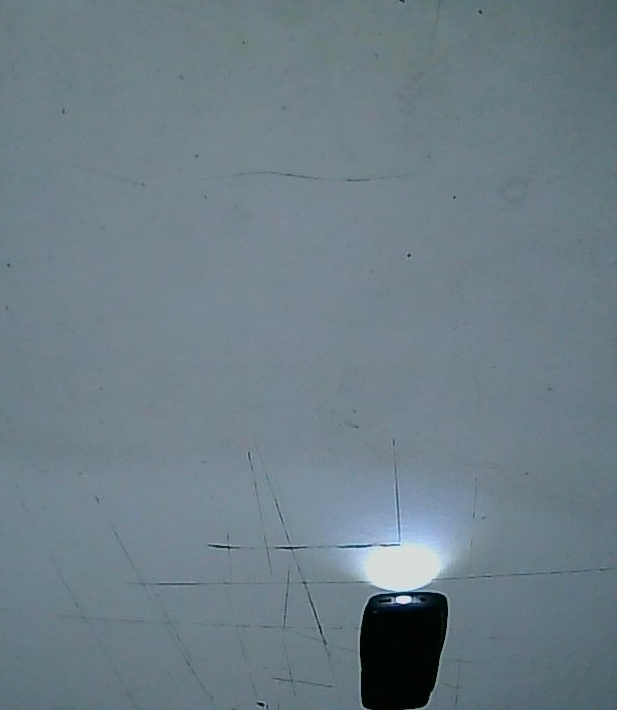
#> input picture testImages/tb1.jpg, 617 x 710 px
$ jupyter execute --allow-errors colorTracker.ipynb
#> lines starting #> are read from the running program, lines starting #| are printed output that depends on the picture; after the words box and inside, x2 and y2 are one past the last pixel; in counts of white or black regions, pixels touching at a corner belong together
[cell 1]
import numpy as np
import cv2

[cell 2]
# define the list of boundaries
boundaries = [
    ([122, 822, 102], [245,237, 211]),# light On
]

([17, 15, 100], [50, 56, 200])
Here, we are saying that all pixels in our image that have a R >= 100, B >= 15, and G >= 17 along with R <= 200, B <= 56, and G <= 50 will be considered red.

#> (a cell that did not finish here is left out)

[cell 4]
## Trackbar
def nothing(x):
    pass

cv2.namedWindow('image')

img = np.zeros((300,512,3), np.uint8)

# create trackbars for color change
cv2.createTrackbar('R','image',0,255,nothing)
#> slider 'R' is set to 85
cv2.createTrackbar('G','image',0,255,nothing)
#> slider 'G' is set to 85
cv2.createTrackbar('B','image',0,255,nothing)
#> slider 'B' is set to 85
#> (key q is pressed here)
#> (key q is pressed here)

# create switch for ON/OFF functionality
# switch = '0 : OFF \n1 : ON'
# cv2.createTrackbar(switch, 'image',0,1,nothing)

#> (the rest of this cell did not finish here and is left out)

# <center> Tracker

[cell 5]
def empty(a):
    pass

cv2.namedWindow("Track_bar")
cv2.resizeWindow("Track_bar", 640, 240)
cv2.createTrackbar("HUE_MIN", "Track_bar", 0, 179, empty)
#> slider 'HUE_MIN' is set to 35
cv2.createTrackbar("SAT_MIN", "Track_bar", 0, 255, empty)
#> slider 'SAT_MIN' is set to 51
cv2.createTrackbar("VAL_MIN", "Track_bar", 0, 255, empty)
#> slider 'VAL_MIN' is set to 51

cv2.createTrackbar("HUE_MAX", "Track_bar", 179, 179, empty)
cv2.createTrackbar("SAT_MAX", "Track_bar", 255, 255, empty)
cv2.createTrackbar("VAL_MAX", "Track_bar", 255, 255, empty)


img = cv2.imread(r'testImages/tb1.jpg')
#> img is the input picture: shape (710, 617, 3); mean B, G, R 134.7, 126, 110.2
imgHSV = cv2.cvtColor(img, cv2.COLOR_BGR2HSV)
#> imgHSV: shape (710, 617, 3); mean H, S, V 100.1, 49.7, 134.7
while True:
    # success, img = cam.read()

    # time.sleep(.07)
    hue_min = cv2.getTrackbarPos("HUE_MIN", "Track_bar")
    val_min = cv2.getTrackbarPos("VAL_MIN", "Track_bar")
    sat_min = cv2.getTrackbarPos("SAT_MIN", "Track_bar")
    hue_max = cv2.getTrackbarPos("HUE_MAX", "Track_bar")
    sat_max = cv2.getTrackbarPos("SAT_MAX", "Track_bar")
    val_max = cv2.getTrackbarPos("VAL_MAX", "Track_bar")
    print(hue_min, hue_max, sat_min, sat_max,val_min, val_max)

    lower = np.array([hue_min, sat_min, val_min])
    upper = np.array([hue_max, sat_max, val_max])

    mask = cv2.inRange(imgHSV, lower, upper)
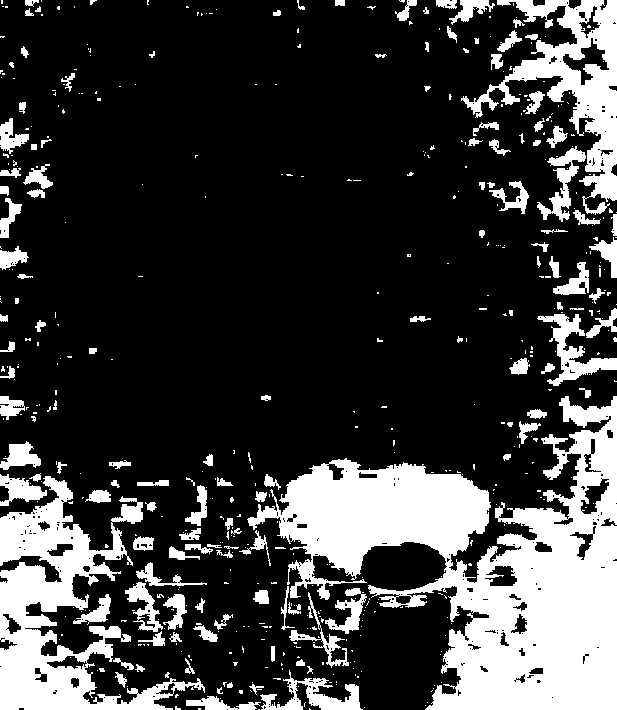
#> mask: shape (710, 617); 23.6% white; 534 white regions (398 under 20 px), largest, box (x1, y1, x2, y2) and area: (247, 396, 617, 710) 51188, (0, 476, 205, 710) 17285, (461, 0, 617, 215) 9842
    imgRes = cv2.bitwise_and(img, img, mask=mask)
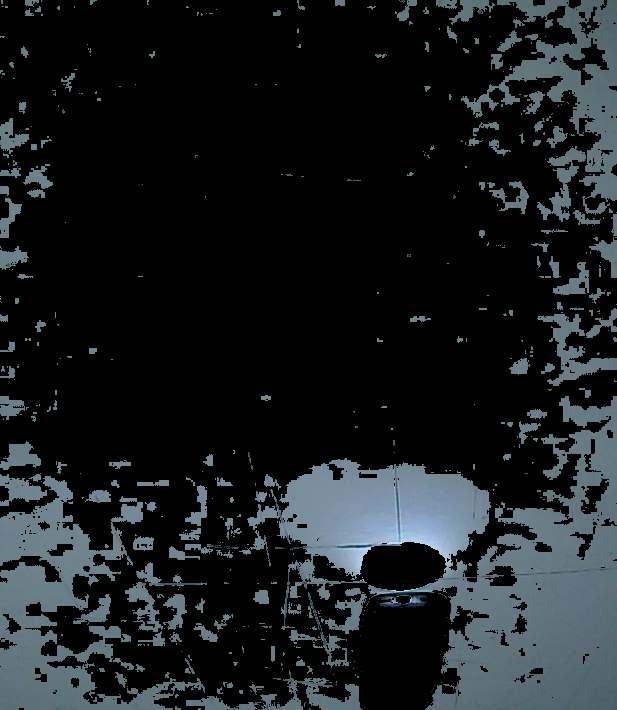
#> imgRes: shape (710, 617, 3); mean B, G, R 31.7, 29.2, 24.6
    cv2.imshow("mask", mask)
    cv2.imshow("bitImg", imgRes)

    if cv2.waitKey(1) & 0xFF == ord("q"):
#> (key q is pressed here)
        break

cv2.destroyAllWindows()

$ run again, with testImages/tb10.jpg copied over testImages/tb1.jpg
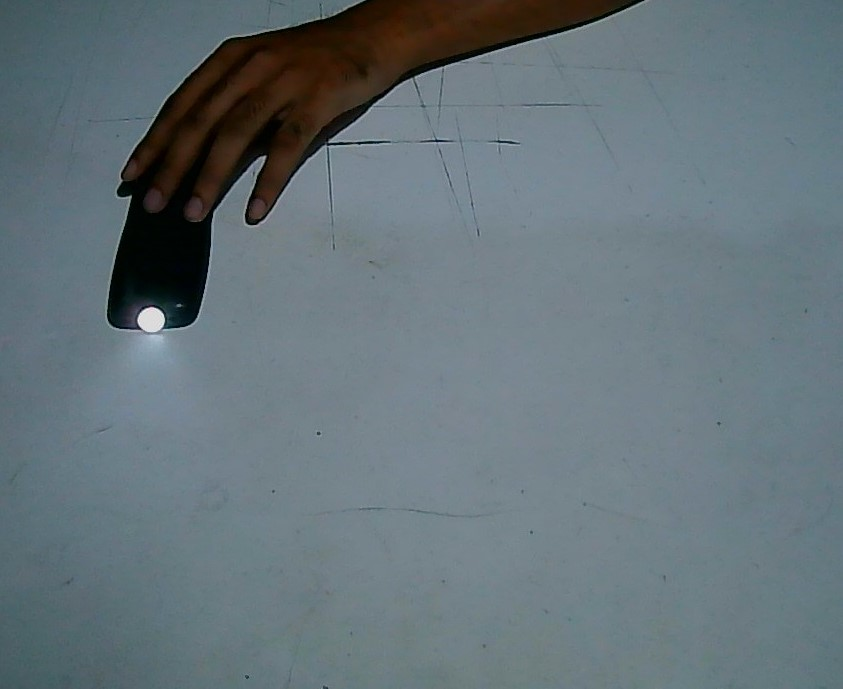
#> input picture testImages/tb10.jpg, 843 x 689 px
#> img is the input picture: shape (689, 843, 3); mean B, G, R 120.9, 114.7, 101.2
#> imgHSV: shape (689, 843, 3); mean H, S, V 93.5, 61.5, 123.3
#> `mask = cv2.inRange(imgHSV, lower, upper)`:
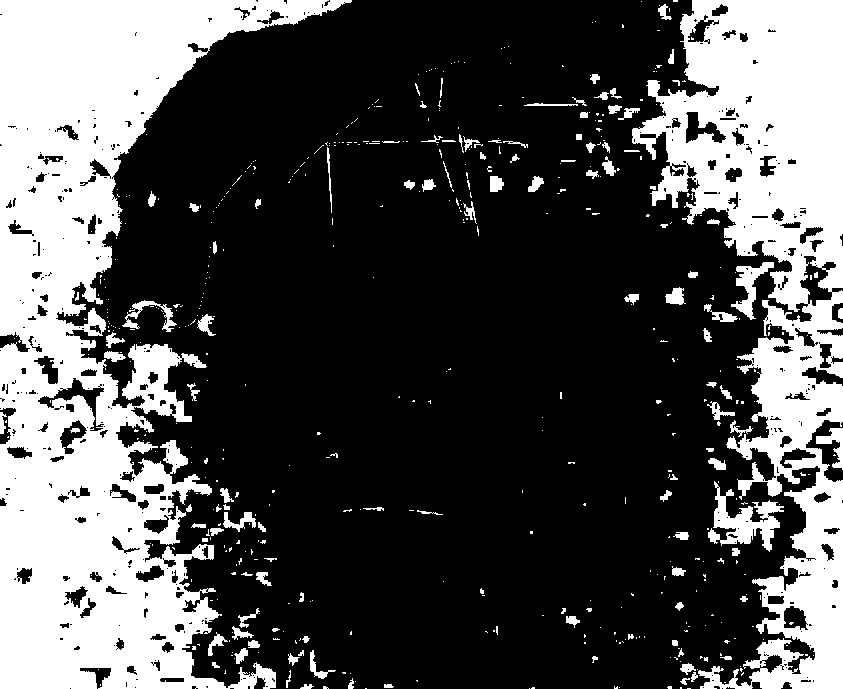
#> mask: shape (689, 843); 31.1% white; 542 white regions (425 under 20 px), largest, box (x1, y1, x2, y2) and area: (0, 0, 352, 689) 103837, (632, 0, 843, 689) 63559, (708, 481, 784, 552) 2071
#> `imgRes = cv2.bitwise_and(img, img, mask=mask)`:
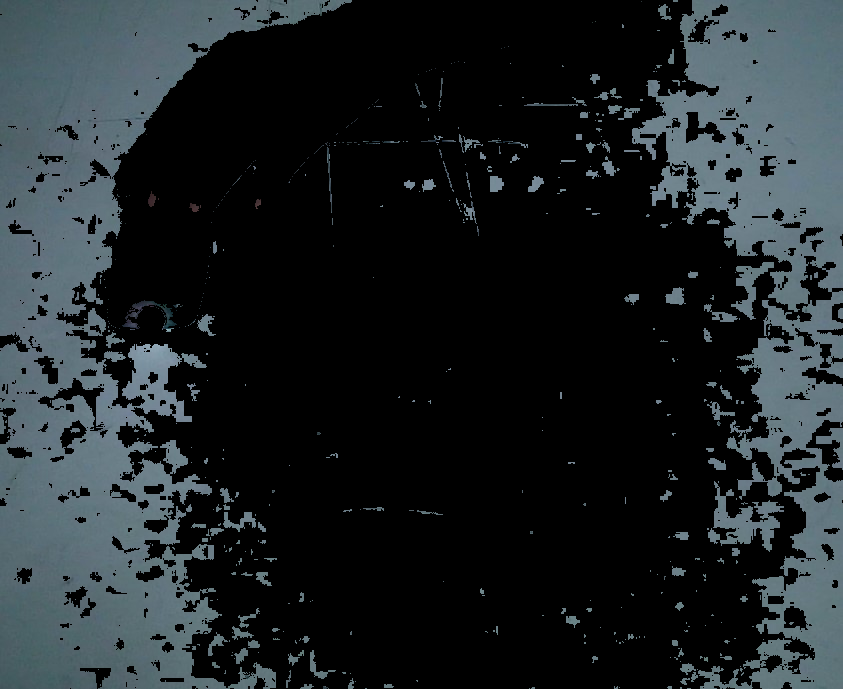
#> imgRes: shape (689, 843, 3); mean B, G, R 38.5, 35.8, 29.8

$ run again, with testImages/tb11.jpg copied over testImages/tb1.jpg
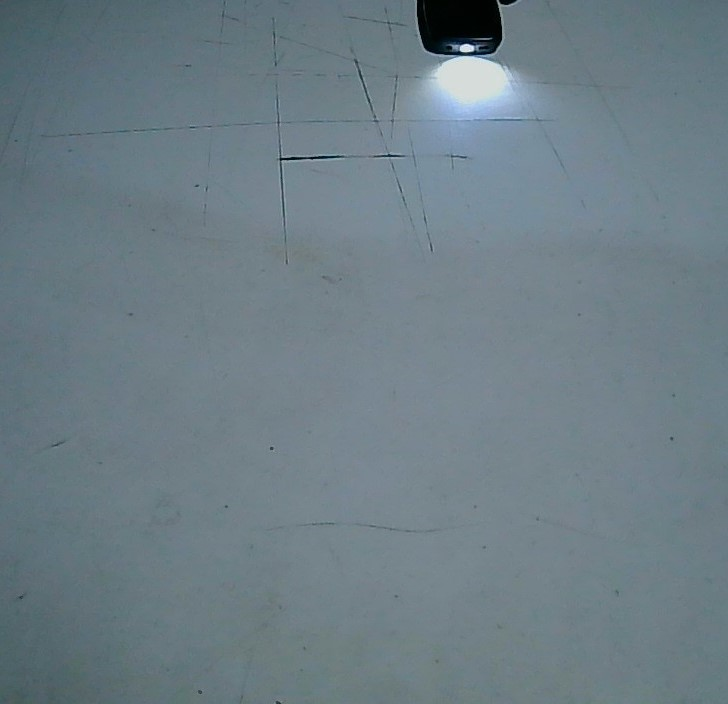
#> input picture testImages/tb11.jpg, 728 x 704 px
#> img is the input picture: shape (704, 728, 3); mean B, G, R 133.6, 125.3, 109
#> imgHSV: shape (704, 728, 3); mean H, S, V 99.8, 48.6, 133.7
#> `mask = cv2.inRange(imgHSV, lower, upper)`:
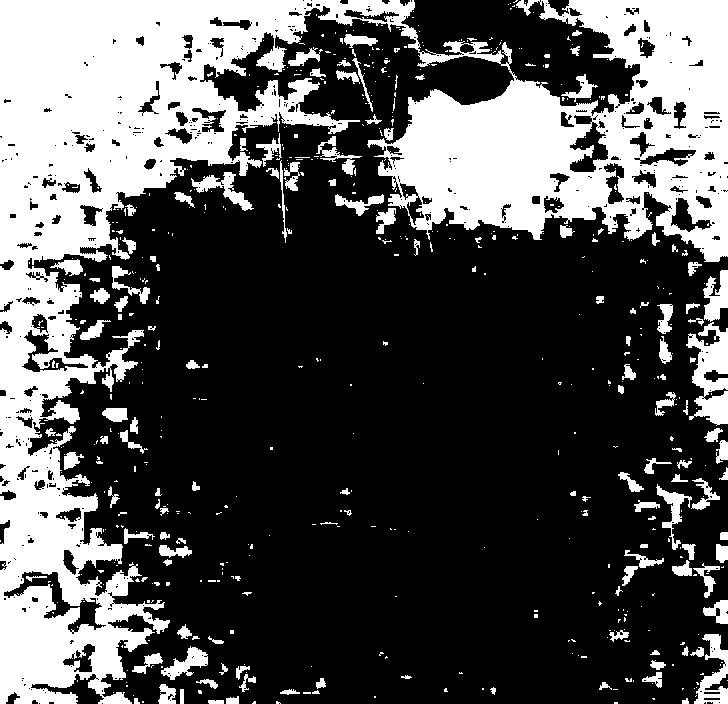
#> mask: shape (704, 728); 31.7% white; 587 white regions (446 under 20 px), largest, box (x1, y1, x2, y2) and area: (0, 0, 728, 704) 140112, (686, 322, 728, 426) 2472, (694, 634, 728, 704) 1105
#> `imgRes = cv2.bitwise_and(img, img, mask=mask)`:
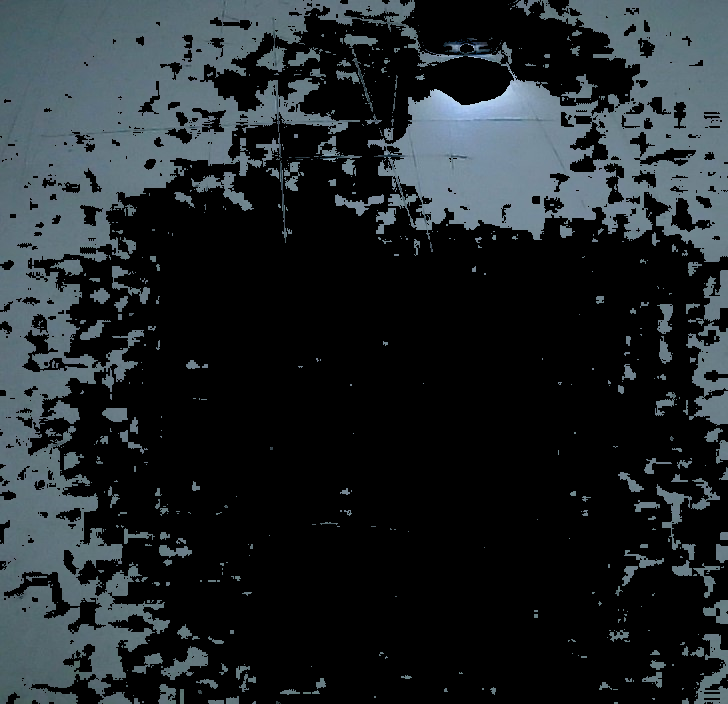
#> imgRes: shape (704, 728, 3); mean B, G, R 41.5, 38.3, 32.1

$ run again, with testImages/tb12.jpg copied over testImages/tb1.jpg
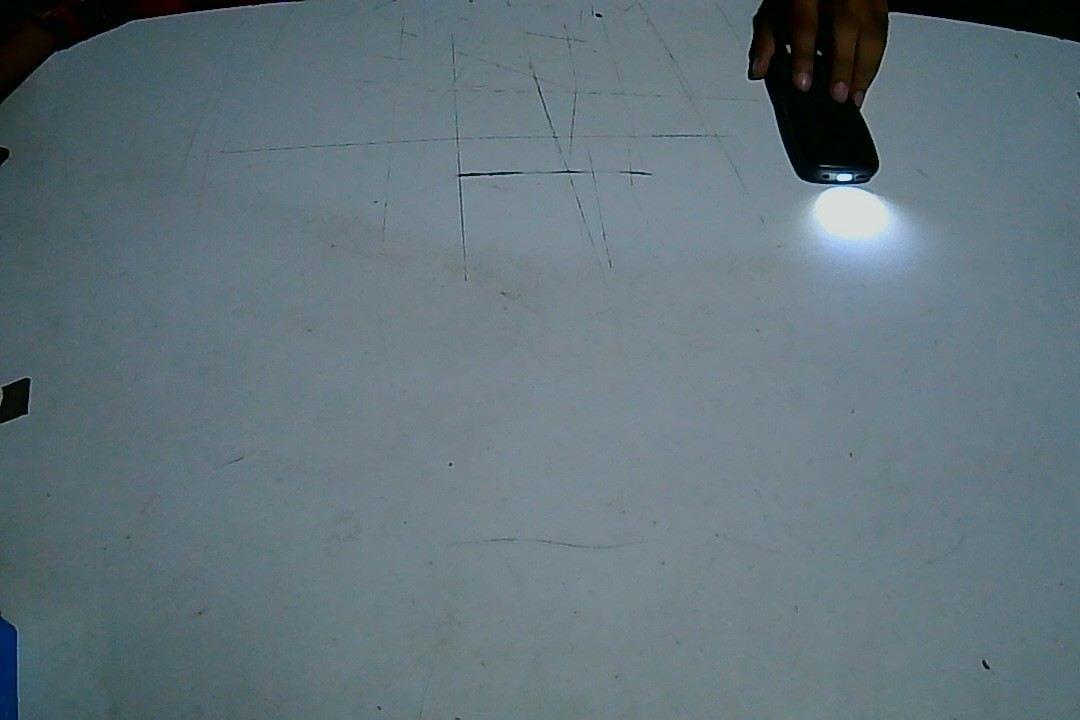
#> input picture testImages/tb12.jpg, 1080 x 720 px
#> img is the input picture: shape (720, 1080, 3); mean B, G, R 122.9, 115.2, 98.5
#> imgHSV: shape (720, 1080, 3); mean H, S, V 97.3, 59.8, 123.3
#> `mask = cv2.inRange(imgHSV, lower, upper)`:
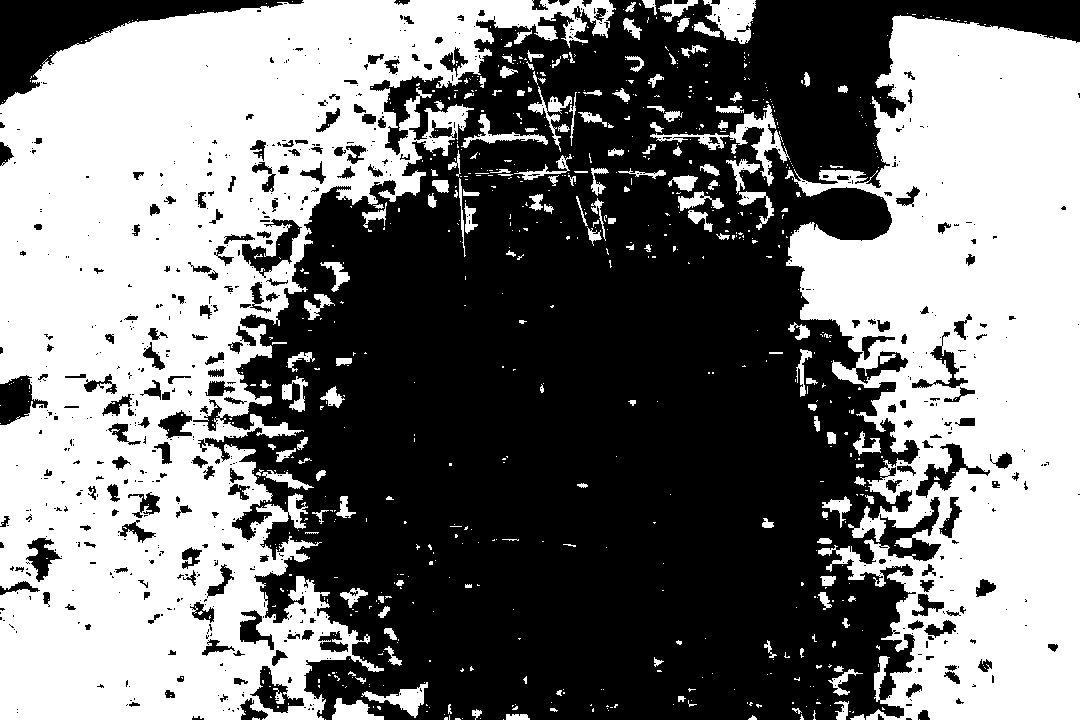
#> mask: shape (720, 1080); 47.6% white; 804 white regions (645 under 20 px), largest, box (x1, y1, x2, y2) and area: (0, 0, 616, 720) 210377, (785, 15, 1080, 720) 137019, (650, 104, 790, 186) 1815
#> `imgRes = cv2.bitwise_and(img, img, mask=mask)`:
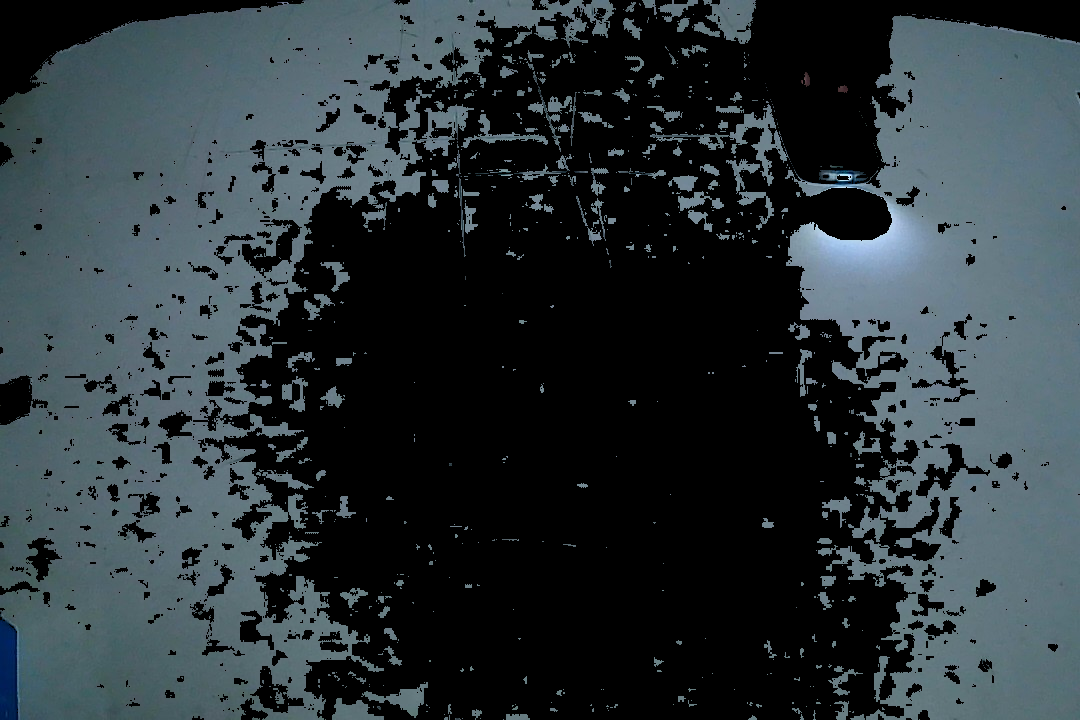
#> imgRes: shape (720, 1080, 3); mean B, G, R 57.3, 53.1, 43.5
